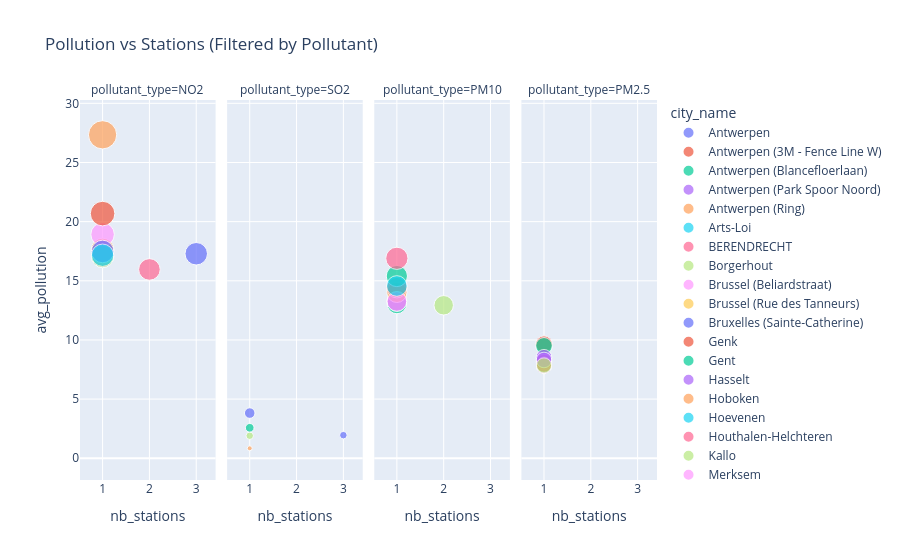

Write notebook code for a chart like this one.
### Code cell
fig = px.scatter(
    merged,
    x="nb_stations",
    y="avg_pollution",
    color="city_name",
    facet_col="pollutant_type",
    hover_name="city_name",
    size="avg_pollution",
    title="Pollution vs Stations (Filtered by Pollutant)"
)

fig.show()

### Figure 1 — Plotly figure (JSON) as saved in the notebook; plotly's stock layout.template omitted (floating-point values rounded to 4 significant figures)
{"data": [{"hovertemplate": "<b>%{hovertext}</b><br><br>city_name=Antwerpen<br>pollutant_type=NO2<br>nb_stations=%{x}<br>avg_pollution=%{marker.size}<extra></extra>", "hovertext": ["Antwerpen"], "legendgroup": "Antwerpen", "marker": {"color": "#636efa", "size": [17.29], "sizemode": "area", "sizeref": 0.06835, "symbol": "circle"}, "mode": "markers", "name": "Antwerpen", "orientation": "v", "showlegend": true, "type": "scatter", "x": [3], "xaxis": "x", "y": [17.29], "yaxis": "y"}, {"hovertemplate": "<b>%{hovertext}</b><br><br>city_name=Antwerpen<br>pollutant_type=SO2<br>nb_stations=%{x}<br>avg_pollution=%{marker.size}<extra></extra>", "hovertext": ["Antwerpen"], "legendgroup": "Antwerpen", "marker": {"color": "#636efa", "size": [1.95], "sizemode": "area", "sizeref": 0.06835, "symbol": "circle"}, "mode": "markers", "name": "Antwerpen", "orientation": "v", "showlegend": false, "type": "scatter", "x": [3], "xaxis": "x2", "y": [1.95], "yaxis": "y2"}, {"hovertemplate": "<b>%{hovertext}</b><br><br>city_name=Antwerpen (3M - Fence Line W)<br>pollutant_type=PM10<br>nb_stations=%{x}<br>avg_pollution=%{marker.size}<extra></extra>", "hovertext": ["Antwerpen (3M - Fence Line W)"], "legendgroup": "Antwerpen (3M - Fence Line W)", "marker": {"color": "#EF553B", "size": [13.32], "sizemode": "area", "sizeref": 0.06835, "symbol": "circle"}, "mode": "markers", "name": "Antwerpen (3M - Fence Line W)", "orientation": "v", "showlegend": true, "type": "scatter", "x": [1], "xaxis": "x3", "y": [13.32], "yaxis": "y3"}, {"hovertemplate": "<b>%{hovertext}</b><br><br>city_name=Antwerpen (Blancefloerlaan)<br>pollutant_type=PM10<br>nb_stations=%{x}<br>avg_pollution=%{marker.size}<extra></extra>", "hovertext": ["Antwerpen (Blancefloerlaan)"], "legendgroup": "Antwerpen (Blancefloerlaan)", "marker": {"color": "#00cc96", "size": [13.04], "sizemode": "area", "sizeref": 0.06835, "symbol": "circle"}, "mode": "markers", "name": "Antwerpen (Blancefloerlaan)", "orientation": "v", "showlegend": true, "type": "scatter", "x": [1], "xaxis": "x3", "y": [13.04], "yaxis": "y3"}, {"hovertemplate": "<b>%{hovertext}</b><br><br>city_name=Antwerpen (Blancefloerlaan)<br>pollutant_type=PM2.5<br>nb_stations=%{x}<br>avg_pollution=%{marker.size}<extra></extra>", "hovertext": ["Antwerpen (Blancefloerlaan)"], "legendgroup": "Antwerpen (Blancefloerlaan)", "marker": {"color": "#00cc96", "size": [7.771], "sizemode": "area", "sizeref": 0.06835, "symbol": "circle"}, "mode": "markers", "name": "Antwerpen (Blancefloerlaan)", "orientation": "v", "showlegend": false, "type": "scatter", "x": [1], "xaxis": "x4", "y": [7.771], "yaxis": "y4"}, {"hovertemplate": "<b>%{hovertext}</b><br><br>city_name=Antwerpen (Park Spoor Noord)<br>pollutant_type=PM10<br>nb_stations=%{x}<br>avg_pollution=%{marker.size}<extra></extra>", "hovertext": ["Antwerpen (Park Spoor Noord)"], "legendgroup": "Antwerpen (Park Spoor Noord)", "marker": {"color": "#ab63fa", "size": [13.24], "sizemode": "area", "sizeref": 0.06835, "symbol": "circle"}, "mode": "markers", "name": "Antwerpen (Park Spoor Noord)", "orientation": "v", "showlegend": true, "type": "scatter", "x": [1], "xaxis": "x3", "y": [13.24], "yaxis": "y3"}, {"hovertemplate": "<b>%{hovertext}</b><br><br>city_name=Antwerpen (Park Spoor Noord)<br>pollutant_type=PM2.5<br>nb_stations=%{x}<br>avg_pollution=%{marker.size}<extra></extra>", "hovertext": ["Antwerpen (Park Spoor Noord)"], "legendgroup": "Antwerpen (Park Spoor Noord)", "marker": {"color": "#ab63fa", "size": [8.117], "sizemode": "area", "sizeref": 0.06835, "symbol": "circle"}, "mode": "markers", "name": "Antwerpen (Park Spoor Noord)", "orientation": "v", "showlegend": false, "type": "scatter", "x": [1], "xaxis": "x4", "y": [8.117], "yaxis": "y4"}, {"hovertemplate": "<b>%{hovertext}</b><br><br>city_name=Antwerpen (Ring)<br>pollutant_type=NO2<br>nb_stations=%{x}<br>avg_pollution=%{marker.size}<extra></extra>", "hovertext": ["Antwerpen (Ring)"], "legendgroup": "Antwerpen (Ring)", "marker": {"color": "#FFA15A", "size": [17.65], "sizemode": "area", "sizeref": 0.06835, "symbol": "circle"}, "mode": "markers", "name": "Antwerpen (Ring)", "orientation": "v", "showlegend": true, "type": "scatter", "x": [1], "xaxis": "x", "y": [17.65], "yaxis": "y"}, {"hovertemplate": "<b>%{hovertext}</b><br><br>city_name=Antwerpen (Ring)<br>pollutant_type=PM10<br>nb_stations=%{x}<br>avg_pollution=%{marker.size}<extra></extra>", "hovertext": ["Antwerpen (Ring)"], "legendgroup": "Antwerpen (Ring)", "marker": {"color": "#FFA15A", "size": [14.02], "sizemode": "area", "sizeref": 0.06835, "symbol": "circle"}, "mode": "markers", "name": "Antwerpen (Ring)", "orientation": "v", "showlegend": false, "type": "scatter", "x": [1], "xaxis": "x3", "y": [14.02], "yaxis": "y3"}, {"hovertemplate": "<b>%{hovertext}</b><br><br>city_name=Antwerpen (Ring)<br>pollutant_type=PM2.5<br>nb_stations=%{x}<br>avg_pollution=%{marker.size}<extra></extra>", "hovertext": ["Antwerpen (Ring)"], "legendgroup": "Antwerpen (Ring)", "marker": {"color": "#FFA15A", "size": [8.134], "sizemode": "area", "sizeref": 0.06835, "symbol": "circle"}, "mode": "markers", "name": "Antwerpen (Ring)", "orientation": "v", "showlegend": false, "type": "scatter", "x": [1], "xaxis": "x4", "y": [8.134], "yaxis": "y4"}, {"hovertemplate": "<b>%{hovertext}</b><br><br>city_name=Arts-Loi<br>pollutant_type=NO2<br>nb_stations=%{x}<br>avg_pollution=%{marker.size}<extra></extra>", "hovertext": ["Arts-Loi"], "legendgroup": "Arts-Loi", "marker": {"color": "#19d3f3", "size": [17.04], "sizemode": "area", "sizeref": 0.06835, "symbol": "circle"}, "mode": "markers", "name": "Arts-Loi", "orientation": "v", "showlegend": true, "type": "scatter", "x": [1], "xaxis": "x", "y": [17.04], "yaxis": "y"}, {"hovertemplate": "<b>%{hovertext}</b><br><br>city_name=BERENDRECHT<br>pollutant_type=NO2<br>nb_stations=%{x}<br>avg_pollution=%{marker.size}<extra></extra>", "hovertext": ["BERENDRECHT"], "legendgroup": "BERENDRECHT", "marker": {"color": "#FF6692", "size": [15.96], "sizemode": "area", "sizeref": 0.06835, "symbol": "circle"}, "mode": "markers", "name": "BERENDRECHT", "orientation": "v", "showlegend": true, "type": "scatter", "x": [2], "xaxis": "x", "y": [15.96], "yaxis": "y"}, {"hovertemplate": "<b>%{hovertext}</b><br><br>city_name=Borgerhout<br>pollutant_type=PM10<br>nb_stations=%{x}<br>avg_pollution=%{marker.size}<extra></extra>", "hovertext": ["Borgerhout"], "legendgroup": "Borgerhout", "marker": {"color": "#B6E880", "size": [12.93], "sizemode": "area", "sizeref": 0.06835, "symbol": "circle"}, "mode": "markers", "name": "Borgerhout", "orientation": "v", "showlegend": true, "type": "scatter", "x": [2], "xaxis": "x3", "y": [12.93], "yaxis": "y3"}, {"hovertemplate": "<b>%{hovertext}</b><br><br>city_name=Brussel (Beliardstraat)<br>pollutant_type=NO2<br>nb_stations=%{x}<br>avg_pollution=%{marker.size}<extra></extra>", "hovertext": ["Brussel (Beliardstraat)"], "legendgroup": "Brussel (Beliardstraat)", "marker": {"color": "#FF97FF", "size": [18.92], "sizemode": "area", "sizeref": 0.06835, "symbol": "circle"}, "mode": "markers", "name": "Brussel (Beliardstraat)", "orientation": "v", "showlegend": true, "type": "scatter", "x": [1], "xaxis": "x", "y": [18.92], "yaxis": "y"}, {"hovertemplate": "<b>%{hovertext}</b><br><br>city_name=Brussel (Rue des Tanneurs)<br>pollutant_type=NO2<br>nb_stations=%{x}<br>avg_pollution=%{marker.size}<extra></extra>", "hovertext": ["Brussel (Rue des Tanneurs)"], "legendgroup": "Brussel (Rue des Tanneurs)", "marker": {"color": "#FECB52", "size": [17.06], "sizemode": "area", "sizeref": 0.06835, "symbol": "circle"}, "mode": "markers", "name": "Brussel (Rue des Tanneurs)", "orientation": "v", "showlegend": true, "type": "scatter", "x": [1], "xaxis": "x", "y": [17.06], "yaxis": "y"}, {"hovertemplate": "<b>%{hovertext}</b><br><br>city_name=Bruxelles (Sainte-Catherine)<br>pollutant_type=NO2<br>nb_stations=%{x}<br>avg_pollution=%{marker.size}<extra></extra>", "hovertext": ["Bruxelles (Sainte-Catherine)"], "legendgroup": "Bruxelles (Sainte-Catherine)", "marker": {"color": "#636efa", "size": [17.48], "sizemode": "area", "sizeref": 0.06835, "symbol": "circle"}, "mode": "markers", "name": "Bruxelles (Sainte-Catherine)", "orientation": "v", "showlegend": true, "type": "scatter", "x": [1], "xaxis": "x", "y": [17.48], "yaxis": "y"}, {"hovertemplate": "<b>%{hovertext}</b><br><br>city_name=Genk<br>pollutant_type=PM10<br>nb_stations=%{x}<br>avg_pollution=%{marker.size}<extra></extra>", "hovertext": ["Genk"], "legendgroup": "Genk", "marker": {"color": "#EF553B", "size": [14.42], "sizemode": "area", "sizeref": 0.06835, "symbol": "circle"}, "mode": "markers", "name": "Genk", "orientation": "v", "showlegend": true, "type": "scatter", "x": [1], "xaxis": "x3", "y": [14.42], "yaxis": "y3"}, {"hovertemplate": "<b>%{hovertext}</b><br><br>city_name=Genk<br>pollutant_type=PM2.5<br>nb_stations=%{x}<br>avg_pollution=%{marker.size}<extra></extra>", "hovertext": ["Genk"], "legendgroup": "Genk", "marker": {"color": "#EF553B", "size": [9.637], "sizemode": "area", "sizeref": 0.06835, "symbol": "circle"}, "mode": "markers", "name": "Genk", "orientation": "v", "showlegend": false, "type": "scatter", "x": [1], "xaxis": "x4", "y": [9.637], "yaxis": "y4"}, {"hovertemplate": "<b>%{hovertext}</b><br><br>city_name=Gent<br>pollutant_type=PM10<br>nb_stations=%{x}<br>avg_pollution=%{marker.size}<extra></extra>", "hovertext": ["Gent"], "legendgroup": "Gent", "marker": {"color": "#00cc96", "size": [15.4], "sizemode": "area", "sizeref": 0.06835, "symbol": "circle"}, "mode": "markers", "name": "Gent", "orientation": "v", "showlegend": true, "type": "scatter", "x": [1], "xaxis": "x3", "y": [15.4], "yaxis": "y3"}, {"hovertemplate": "<b>%{hovertext}</b><br><br>city_name=Gent<br>pollutant_type=PM2.5<br>nb_stations=%{x}<br>avg_pollution=%{marker.size}<extra></extra>", "hovertext": ["Gent"], "legendgroup": "Gent", "marker": {"color": "#00cc96", "size": [9.498], "sizemode": "area", "sizeref": 0.06835, "symbol": "circle"}, "mode": "markers", "name": "Gent", "orientation": "v", "showlegend": false, "type": "scatter", "x": [1], "xaxis": "x4", "y": [9.498], "yaxis": "y4"}, {"hovertemplate": "<b>%{hovertext}</b><br><br>city_name=Hasselt<br>pollutant_type=PM2.5<br>nb_stations=%{x}<br>avg_pollution=%{marker.size}<extra></extra>", "hovertext": ["Hasselt"], "legendgroup": "Hasselt", "marker": {"color": "#ab63fa", "size": [8.532], "sizemode": "area", "sizeref": 0.06835, "symbol": "circle"}, "mode": "markers", "name": "Hasselt", "orientation": "v", "showlegend": true, "type": "scatter", "x": [1], "xaxis": "x4", "y": [8.532], "yaxis": "y4"}, {"hovertemplate": "<b>%{hovertext}</b><br><br>city_name=Hoboken<br>pollutant_type=SO2<br>nb_stations=%{x}<br>avg_pollution=%{marker.size}<extra></extra>", "hovertext": ["Hoboken"], "legendgroup": "Hoboken", "marker": {"color": "#FFA15A", "size": [0.84], "sizemode": "area", "sizeref": 0.06835, "symbol": "circle"}, "mode": "markers", "name": "Hoboken", "orientation": "v", "showlegend": true, "type": "scatter", "x": [1], "xaxis": "x2", "y": [0.84], "yaxis": "y2"}, {"hovertemplate": "<b>%{hovertext}</b><br><br>city_name=Hoevenen<br>pollutant_type=NO2<br>nb_stations=%{x}<br>avg_pollution=%{marker.size}<extra></extra>", "hovertext": ["Hoevenen"], "legendgroup": "Hoevenen", "marker": {"color": "#19d3f3", "size": [17.16], "sizemode": "area", "sizeref": 0.06835, "symbol": "circle"}, "mode": "markers", "name": "Hoevenen", "orientation": "v", "showlegend": true, "type": "scatter", "x": [1], "xaxis": "x", "y": [17.16], "yaxis": "y"}, {"hovertemplate": "<b>%{hovertext}</b><br><br>city_name=Houthalen-Helchteren<br>pollutant_type=PM2.5<br>nb_stations=%{x}<br>avg_pollution=%{marker.size}<extra></extra>", "hovertext": ["Houthalen-Helchteren"], "legendgroup": "Houthalen-Helchteren", "marker": {"color": "#FF6692", "size": [7.789], "sizemode": "area", "sizeref": 0.06835, "symbol": "circle"}, "mode": "markers", "name": "Houthalen-Helchteren", "orientation": "v", "showlegend": true, "type": "scatter", "x": [1], "xaxis": "x4", "y": [7.789], "yaxis": "y4"}, {"hovertemplate": "<b>%{hovertext}</b><br><br>city_name=Kallo<br>pollutant_type=SO2<br>nb_stations=%{x}<br>avg_pollution=%{marker.size}<extra></extra>", "hovertext": ["Kallo"], "legendgroup": "Kallo", "marker": {"color": "#B6E880", "size": [1.9], "sizemode": "area", "sizeref": 0.06835, "symbol": "circle"}, "mode": "markers", "name": "Kallo", "orientation": "v", "showlegend": true, "type": "scatter", "x": [1], "xaxis": "x2", "y": [1.9], "yaxis": "y2"}, {"hovertemplate": "<b>%{hovertext}</b><br><br>city_name=Merksem<br>pollutant_type=PM10<br>nb_stations=%{x}<br>avg_pollution=%{marker.size}<extra></extra>", "hovertext": ["Merksem"], "legendgroup": "Merksem", "marker": {"color": "#FF97FF", "size": [13.26], "sizemode": "area", "sizeref": 0.06835, "symbol": "circle"}, "mode": "markers", "name": "Merksem", "orientation": "v", "showlegend": true, "type": "scatter", "x": [1], "xaxis": "x3", "y": [13.26], "yaxis": "y3"}, {"hovertemplate": "<b>%{hovertext}</b><br><br>city_name=Mol<br>pollutant_type=SO2<br>nb_stations=%{x}<br>avg_pollution=%{marker.size}<extra></extra>", "hovertext": ["Mol"], "legendgroup": "Mol", "marker": {"color": "#FECB52", "size": [0.02], "sizemode": "area", "sizeref": 0.06835, "symbol": "circle"}, "mode": "markers", "name": "Mol", "orientation": "v", "showlegend": true, "type": "scatter", "x": [1], "xaxis": "x2", "y": [0.02], "yaxis": "y2"}, {"hovertemplate": "<b>%{hovertext}</b><br><br>city_name=Molenbeek-Saint-Jean<br>pollutant_type=SO2<br>nb_stations=%{x}<br>avg_pollution=%{marker.size}<extra></extra>", "hovertext": ["Molenbeek-Saint-Jean"], "legendgroup": "Molenbeek-Saint-Jean", "marker": {"color": "#636efa", "size": [3.818], "sizemode": "area", "sizeref": 0.06835, "symbol": "circle"}, "mode": "markers", "name": "Molenbeek-Saint-Jean", "orientation": "v", "showlegend": true, "type": "scatter", "x": [1], "xaxis": "x2", "y": [3.818], "yaxis": "y2"}, {"hovertemplate": "<b>%{hovertext}</b><br><br>city_name=Steenokkerzeel<br>pollutant_type=NO2<br>nb_stations=%{x}<br>avg_pollution=%{marker.size}<extra></extra>", "hovertext": ["Steenokkerzeel"], "legendgroup": "Steenokkerzeel", "marker": {"color": "#EF553B", "size": [20.68], "sizemode": "area", "sizeref": 0.06835, "symbol": "circle"}, "mode": "markers", "name": "Steenokkerzeel", "orientation": "v", "showlegend": true, "type": "scatter", "x": [1], "xaxis": "x", "y": [20.68], "yaxis": "y"}, {"hovertemplate": "<b>%{hovertext}</b><br><br>city_name=Steenokkerzeel<br>pollutant_type=PM2.5<br>nb_stations=%{x}<br>avg_pollution=%{marker.size}<extra></extra>", "hovertext": ["Steenokkerzeel"], "legendgroup": "Steenokkerzeel", "marker": {"color": "#EF553B", "size": [7.91], "sizemode": "area", "sizeref": 0.06835, "symbol": "circle"}, "mode": "markers", "name": "Steenokkerzeel", "orientation": "v", "showlegend": false, "type": "scatter", "x": [1], "xaxis": "x4", "y": [7.91], "yaxis": "y4"}, {"hovertemplate": "<b>%{hovertext}</b><br><br>city_name=Uccle<br>pollutant_type=SO2<br>nb_stations=%{x}<br>avg_pollution=%{marker.size}<extra></extra>", "hovertext": ["Uccle"], "legendgroup": "Uccle", "marker": {"color": "#00cc96", "size": [2.574], "sizemode": "area", "sizeref": 0.06835, "symbol": "circle"}, "mode": "markers", "name": "Uccle", "orientation": "v", "showlegend": true, "type": "scatter", "x": [1], "xaxis": "x2", "y": [2.574], "yaxis": "y2"}, {"hovertemplate": "<b>%{hovertext}</b><br><br>city_name=Vilvoorde<br>pollutant_type=PM2.5<br>nb_stations=%{x}<br>avg_pollution=%{marker.size}<extra></extra>", "hovertext": ["Vilvoorde"], "legendgroup": "Vilvoorde", "marker": {"color": "#ab63fa", "size": [8.307], "sizemode": "area", "sizeref": 0.06835, "symbol": "circle"}, "mode": "markers", "name": "Vilvoorde", "orientation": "v", "showlegend": true, "type": "scatter", "x": [1], "xaxis": "x4", "y": [8.307], "yaxis": "y4"}, {"hovertemplate": "<b>%{hovertext}</b><br><br>city_name=Wachtebeke<br>pollutant_type=NO2<br>nb_stations=%{x}<br>avg_pollution=%{marker.size}<extra></extra>", "hovertext": ["Wachtebeke"], "legendgroup": "Wachtebeke", "marker": {"color": "#FFA15A", "size": [27.34], "sizemode": "area", "sizeref": 0.06835, "symbol": "circle"}, "mode": "markers", "name": "Wachtebeke", "orientation": "v", "showlegend": true, "type": "scatter", "x": [1], "xaxis": "x", "y": [27.34], "yaxis": "y"}, {"hovertemplate": "<b>%{hovertext}</b><br><br>city_name=Zeebrugge<br>pollutant_type=PM10<br>nb_stations=%{x}<br>avg_pollution=%{marker.size}<extra></extra>", "hovertext": ["Zeebrugge"], "legendgroup": "Zeebrugge", "marker": {"color": "#19d3f3", "size": [14.56], "sizemode": "area", "sizeref": 0.06835, "symbol": "circle"}, "mode": "markers", "name": "Zeebrugge", "orientation": "v", "showlegend": true, "type": "scatter", "x": [1], "xaxis": "x3", "y": [14.56], "yaxis": "y3"}, {"hovertemplate": "<b>%{hovertext}</b><br><br>city_name=Zeebrugge (Evendijk-Oost)<br>pollutant_type=PM10<br>nb_stations=%{x}<br>avg_pollution=%{marker.size}<extra></extra>", "hovertext": ["Zeebrugge (Evendijk-Oost)"], "legendgroup": "Zeebrugge (Evendijk-Oost)", "marker": {"color": "#FF6692", "size": [16.9], "sizemode": "area", "sizeref": 0.06835, "symbol": "circle"}, "mode": "markers", "name": "Zeebrugge (Evendijk-Oost)", "orientation": "v", "showlegend": true, "type": "scatter", "x": [1], "xaxis": "x3", "y": [16.9], "yaxis": "y3"}, {"hovertemplate": "<b>%{hovertext}</b><br><br>city_name=Zwijndrecht (Neerstraat)<br>pollutant_type=PM2.5<br>nb_stations=%{x}<br>avg_pollution=%{marker.size}<extra></extra>", "hovertext": ["Zwijndrecht (Neerstraat)"], "legendgroup": "Zwijndrecht (Neerstraat)", "marker": {"color": "#B6E880", "size": [7.841], "sizemode": "area", "sizeref": 0.06835, "symbol": "circle"}, "mode": "markers", "name": "Zwijndrecht (Neerstraat)", "orientation": "v", "showlegend": true, "type": "scatter", "x": [1], "xaxis": "x4", "y": [7.841], "yaxis": "y4"}], "layout": {"annotations": [{"font": {}, "showarrow": false, "text": "pollutant_type=NO2", "x": 0.1175, "xanchor": "center", "xref": "paper", "y": 1, "yanchor": "bottom", "yref": "paper"}, {"font": {}, "showarrow": false, "text": "pollutant_type=SO2", "x": 0.3725, "xanchor": "center", "xref": "paper", "y": 1, "yanchor": "bottom", "yref": "paper"}, {"font": {}, "showarrow": false, "text": "pollutant_type=PM10", "x": 0.6275, "xanchor": "center", "xref": "paper", "y": 1, "yanchor": "bottom", "yref": "paper"}, {"font": {}, "showarrow": false, "text": "pollutant_type=PM2.5", "x": 0.8825, "xanchor": "center", "xref": "paper", "y": 1, "yanchor": "bottom", "yref": "paper"}], "legend": {"itemsizing": "constant", "title": {"text": "city_name"}, "tracegroupgap": 0}, "title": {"text": "Pollution vs Stations (Filtered by Pollutant)"}, "xaxis": {"anchor": "y", "domain": [0, 0.235], "title": {"text": "nb_stations"}}, "xaxis2": {"anchor": "y2", "domain": [0.255, 0.49], "matches": "x", "title": {"text": "nb_stations"}}, "xaxis3": {"anchor": "y3", "domain": [0.51, 0.745], "matches": "x", "title": {"text": "nb_stations"}}, "xaxis4": {"anchor": "y4", "domain": [0.765, 1.0], "matches": "x", "title": {"text": "nb_stations"}}, "yaxis": {"anchor": "x", "domain": [0, 1], "title": {"text": "avg_pollution"}}, "yaxis2": {"anchor": "x2", "domain": [0, 1], "matches": "y", "showticklabels": false}, "yaxis3": {"anchor": "x3", "domain": [0, 1], "matches": "y", "showticklabels": false}, "yaxis4": {"anchor": "x4", "domain": [0, 1], "matches": "y", "showticklabels": false}}}
